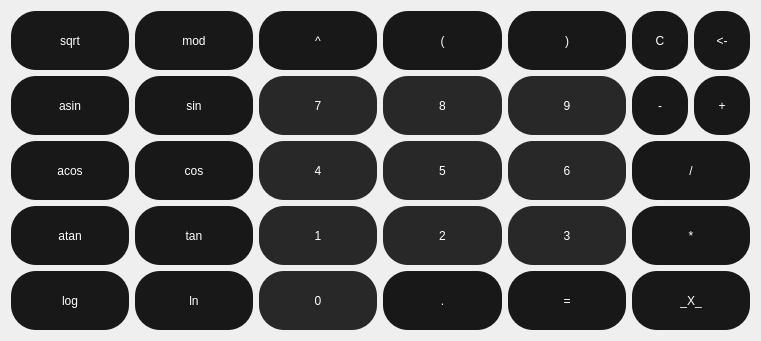
   <widget class="QWidget" name="gridLayoutWidget">
    <property name="geometry">
     <rect>
      <x>10</x>
      <y>160</y>
      <width>761</width>
      <height>341</height>
     </rect>
    </property>
    <layout class="QGridLayout" name="gridLayout">
     <item row="9" column="6">
      <widget class="QPushButton" name="pushButton_dot">
       <property name="enabled">
        <bool>true</bool>
       </property>
       <property name="sizePolicy">
        <sizepolicy hsizetype="Minimum" vsizetype="Expanding">
         <horstretch>0</horstretch>
         <verstretch>0</verstretch>
        </sizepolicy>
       </property>
       <property name="styleSheet">
        <string notr="true">

QPushButton{
border-radius: 25px; background-color: #181818;
color:white;
}

QPushButton:pressed {
background-color: #888888;
}
</string>
       </property>
       <property name="text">
        <string>.</string>
       </property>
      </widget>
     </item>
     <item row="3" column="4">
      <widget class="QPushButton" name="pushButton_sin">
       <property name="enabled">
        <bool>true</bool>
       </property>
       <property name="sizePolicy">
        <sizepolicy hsizetype="Minimum" vsizetype="Expanding">
         <horstretch>0</horstretch>
         <verstretch>0</verstretch>
        </sizepolicy>
       </property>
       <property name="styleSheet">
        <string notr="true">

QPushButton{
border-radius: 25px; background-color: #181818;
color:white;
}

QPushButton:pressed {
background-color: #888888;
}
</string>
       </property>
       <property name="text">
        <string>sin</string>
       </property>
       <attribute name="buttonGroup">
        <string notr="true">functions</string>
       </attribute>
      </widget>
     </item>
     <item row="5" column="7">
      <widget class="QPushButton" name="pushButton_6">
       <property name="enabled">
        <bool>true</bool>
       </property>
       <property name="sizePolicy">
        <sizepolicy hsizetype="Minimum" vsizetype="Expanding">
         <horstretch>0</horstretch>
         <verstretch>0</verstretch>
        </sizepolicy>
       </property>
       <property name="styleSheet">
        <string notr="true">
QPushButton{
border-radius: 25px; background-color: #282828;
color:white;
}

QPushButton:pressed {
background-color: #888888;
}

</string>
       </property>
       <property name="text">
        <string>6</string>
       </property>
       <attribute name="buttonGroup">
        <string notr="true">digits</string>
       </attribute>
      </widget>
     </item>
     <item row="5" column="6">
      <widget class="QPushButton" name="pushButton_5">
       <property name="enabled">
        <bool>true</bool>
       </property>
       <property name="sizePolicy">
        <sizepolicy hsizetype="Minimum" vsizetype="Expanding">
         <horstretch>0</horstretch>
         <verstretch>0</verstretch>
        </sizepolicy>
       </property>
       <property name="styleSheet">
        <string notr="true">
QPushButton{
border-radius: 25px; background-color: #282828;
color:white;
}

QPushButton:pressed {
background-color: #888888;
}

</string>
       </property>
       <property name="text">
        <string>5</string>
       </property>
       <attribute name="buttonGroup">
        <string notr="true">digits</string>
       </attribute>
      </widget>
     </item>
     <item row="0" column="6">
      <widget class="QPushButton" name="pushButton_open_bracket">
       <property name="enabled">
        <bool>true</bool>
       </property>
       <property name="sizePolicy">
        <sizepolicy hsizetype="Minimum" vsizetype="Expanding">
         <horstretch>0</horstretch>
         <verstretch>0</verstretch>
        </sizepolicy>
       </property>
       <property name="styleSheet">
        <string notr="true">

QPushButton{
border-radius: 25px; background-color: #181818;
color:white;
}

QPushButton:pressed {
background-color: #888888;
}
</string>
       </property>
       <property name="text">
        <string>(</string>
       </property>
       <attribute name="buttonGroup">
        <string notr="true">brackets</string>
       </attribute>
      </widget>
     </item>
     <item row="9" column="7">
      <widget class="QPushButton" name="pushButton_equal">
       <property name="enabled">
        <bool>true</bool>
       </property>
       <property name="sizePolicy">
        <sizepolicy hsizetype="Minimum" vsizetype="Expanding">
         <horstretch>0</horstretch>
         <verstretch>0</verstretch>
        </sizepolicy>
       </property>
       <property name="styleSheet">
        <string notr="true">

QPushButton{
border-radius: 25px; background-color: #181818;
color:white;
}

QPushButton:pressed {
background-color: #888888;
}
</string>
       </property>
       <property name="text">
        <string>=</string>
       </property>
      </widget>
     </item>
     <item row="7" column="3">
      <widget class="QPushButton" name="pushButton_atan">
       <property name="enabled">
        <bool>true</bool>
       </property>
       <property name="sizePolicy">
        <sizepolicy hsizetype="Minimum" vsizetype="Expanding">
         <horstretch>0</horstretch>
         <verstretch>0</verstretch>
        </sizepolicy>
       </property>
       <property name="styleSheet">
        <string notr="true">

QPushButton{
border-radius: 25px; background-color: #181818;
color:white;
}

QPushButton:pressed {
background-color: #888888;
}
</string>
       </property>
       <property name="text">
        <string>atan</string>
       </property>
       <attribute name="buttonGroup">
        <string notr="true">functions</string>
       </attribute>
      </widget>
     </item>
     <item row="7" column="5">
      <widget class="QPushButton" name="pushButton_1">
       <property name="enabled">
        <bool>true</bool>
       </property>
       <property name="sizePolicy">
        <sizepolicy hsizetype="Minimum" vsizetype="Expanding">
         <horstretch>0</horstretch>
         <verstretch>0</verstretch>
        </sizepolicy>
       </property>
       <property name="styleSheet">
        <string notr="true">
QPushButton{
border-radius: 25px; background-color: #282828;
color:white;
}

QPushButton:pressed {
background-color: #888888;
}

</string>
       </property>
       <property name="text">
        <string>1</string>
       </property>
       <attribute name="buttonGroup">
        <string notr="true">digits</string>
       </attribute>
      </widget>
     </item>
     <item row="7" column="7">
      <widget class="QPushButton" name="pushButton_3">
       <property name="enabled">
        <bool>true</bool>
       </property>
       <property name="sizePolicy">
        <sizepolicy hsizetype="Minimum" vsizetype="Expanding">
         <horstretch>0</horstretch>
         <verstretch>0</verstretch>
        </sizepolicy>
       </property>
       <property name="styleSheet">
        <string notr="true">
QPushButton{
border-radius: 25px; background-color: #282828;
color:white;
}

QPushButton:pressed {
background-color: #888888;
}

</string>
       </property>
       <property name="text">
        <string>3</string>
       </property>
       <attribute name="buttonGroup">
        <string notr="true">digits</string>
       </attribute>
      </widget>
     </item>
     <item row="5" column="3">
      <widget class="QPushButton" name="pushButton_acos">
       <property name="enabled">
        <bool>true</bool>
       </property>
       <property name="sizePolicy">
        <sizepolicy hsizetype="Minimum" vsizetype="Expanding">
         <horstretch>0</horstretch>
         <verstretch>0</verstretch>
        </sizepolicy>
       </property>
       <property name="styleSheet">
        <string notr="true">

QPushButton{
border-radius: 25px; background-color: #181818;
color:white;
}

QPushButton:pressed {
background-color: #888888;
}
</string>
       </property>
       <property name="text">
        <string>acos</string>
       </property>
       <attribute name="buttonGroup">
        <string notr="true">functions</string>
       </attribute>
      </widget>
     </item>
     <item row="7" column="6">
      <widget class="QPushButton" name="pushButton_2">
       <property name="enabled">
        <bool>true</bool>
       </property>
       <property name="sizePolicy">
        <sizepolicy hsizetype="Minimum" vsizetype="Expanding">
         <horstretch>0</horstretch>
         <verstretch>0</verstretch>
        </sizepolicy>
       </property>
       <property name="styleSheet">
        <string notr="true">
QPushButton{
border-radius: 25px; background-color: #282828;
color:white;
}

QPushButton:pressed {
background-color: #888888;
}

</string>
       </property>
       <property name="text">
        <string>2</string>
       </property>
       <attribute name="buttonGroup">
        <string notr="true">digits</string>
       </attribute>
      </widget>
     </item>
     <item row="0" column="4">
      <widget class="QPushButton" name="pushButton_mod">
       <property name="enabled">
        <bool>true</bool>
       </property>
       <property name="sizePolicy">
        <sizepolicy hsizetype="Minimum" vsizetype="Expanding">
         <horstretch>0</horstretch>
         <verstretch>0</verstretch>
        </sizepolicy>
       </property>
       <property name="styleSheet">
        <string notr="true">

QPushButton{
border-radius: 25px; background-color: #181818;
color:white;
}

QPushButton:pressed {
background-color: #888888;
}
</string>
       </property>
       <property name="text">
        <string>mod</string>
       </property>
       <attribute name="buttonGroup">
        <string notr="true">functions</string>
       </attribute>
      </widget>
     </item>
     <item row="3" column="5">
      <widget class="QPushButton" name="pushButton_7">
       <property name="enabled">
        <bool>true</bool>
       </property>
       <property name="sizePolicy">
        <sizepolicy hsizetype="Minimum" vsizetype="Expanding">
         <horstretch>0</horstretch>
         <verstretch>0</verstretch>
        </sizepolicy>
       </property>
       <property name="styleSheet">
        <string notr="true">
QPushButton{
border-radius: 25px; background-color: #282828;
color:white;
}

QPushButton:pressed {
background-color: #888888;
}

</string>
       </property>
       <property name="text">
        <string>7</string>
       </property>
       <attribute name="buttonGroup">
        <string notr="true">digits</string>
       </attribute>
      </widget>
     </item>
     <item row="5" column="4">
      <widget class="QPushButton" name="pushButton_cos">
       <property name="enabled">
        <bool>true</bool>
       </property>
       <property name="sizePolicy">
        <sizepolicy hsizetype="Minimum" vsizetype="Expanding">
         <horstretch>0</horstretch>
         <verstretch>0</verstretch>
        </sizepolicy>
       </property>
       <property name="styleSheet">
        <string notr="true">

QPushButton{
border-radius: 25px; background-color: #181818;
color:white;
}

QPushButton:pressed {
background-color: #888888;
}
</string>
       </property>
       <property name="text">
        <string>cos</string>
       </property>
       <attribute name="buttonGroup">
        <string notr="true">functions</string>
       </attribute>
      </widget>
     </item>
     <item row="0" column="7">
      <widget class="QPushButton" name="pushButton_close_bracket">
       <property name="enabled">
        <bool>true</bool>
       </property>
       <property name="sizePolicy">
        <sizepolicy hsizetype="Minimum" vsizetype="Expanding">
         <horstretch>0</horstretch>
         <verstretch>0</verstretch>
        </sizepolicy>
       </property>
       <property name="styleSheet">
        <string notr="true">

QPushButton{
border-radius: 25px; background-color: #181818;
color:white;
}

QPushButton:pressed {
background-color: #888888;
}
</string>
       </property>
       <property name="text">
        <string>)</string>
       </property>
       <attribute name="buttonGroup">
        <string notr="true">brackets</string>
       </attribute>
      </widget>
     </item>
     <item row="0" column="5">
      <widget class="QPushButton" name="pushButton_pow">
       <property name="enabled">
        <bool>true</bool>
       </property>
       <property name="sizePolicy">
        <sizepolicy hsizetype="Minimum" vsizetype="Expanding">
         <horstretch>0</horstretch>
         <verstretch>0</verstretch>
        </sizepolicy>
       </property>
       <property name="styleSheet">
        <string notr="true">

QPushButton{
border-radius: 25px; background-color: #181818;
color:white;
}

QPushButton:pressed {
background-color: #888888;
}
</string>
       </property>
       <property name="text">
        <string>^</string>
       </property>
       <attribute name="buttonGroup">
        <string notr="true">operators</string>
       </attribute>
      </widget>
     </item>
     <item row="7" column="9">
      <widget class="QPushButton" name="pushButton_mul">
       <property name="enabled">
        <bool>true</bool>
       </property>
       <property name="sizePolicy">
        <sizepolicy hsizetype="Minimum" vsizetype="Expanding">
         <horstretch>0</horstretch>
         <verstretch>0</verstretch>
        </sizepolicy>
       </property>
       <property name="styleSheet">
        <string notr="true">

QPushButton{
border-radius: 25px; background-color: #181818;
color:white;
}

QPushButton:pressed {
background-color: #888888;
}
</string>
       </property>
       <property name="text">
        <string>*</string>
       </property>
       <attribute name="buttonGroup">
        <string notr="true">operators</string>
       </attribute>
      </widget>
     </item>
     <item row="0" column="9">
      <layout class="QHBoxLayout" name="horizontalLayout_7">
       <item>
        <widget class="QPushButton" name="pushButton_clear">
         <property name="enabled">
          <bool>true</bool>
         </property>
         <property name="sizePolicy">
          <sizepolicy hsizetype="Minimum" vsizetype="Expanding">
           <horstretch>0</horstretch>
           <verstretch>0</verstretch>
          </sizepolicy>
         </property>
         <property name="styleSheet">
          <string notr="true">

QPushButton{
border-radius: 25px; background-color: #181818;
color:white;
}

QPushButton:pressed {
background-color: #888888;
}
</string>
         </property>
         <property name="text">
          <string>C</string>
         </property>
        </widget>
       </item>
       <item>
        <widget class="QPushButton" name="pushButton_backspace">
         <property name="enabled">
          <bool>true</bool>
         </property>
         <property name="sizePolicy">
          <sizepolicy hsizetype="Minimum" vsizetype="Expanding">
           <horstretch>0</horstretch>
           <verstretch>0</verstretch>
          </sizepolicy>
         </property>
         <property name="styleSheet">
          <string notr="true">

QPushButton{
border-radius: 25px; background-color: #181818;
color:white;
}

QPushButton:pressed {
background-color: #888888;
}
</string>
         </property>
         <property name="text">
          <string>&lt;-</string>
         </property>
        </widget>
       </item>
      </layout>
     </item>
     <item row="3" column="3">
      <widget class="QPushButton" name="pushButton_asin">
       <property name="enabled">
        <bool>true</bool>
       </property>
       <property name="sizePolicy">
        <sizepolicy hsizetype="Minimum" vsizetype="Expanding">
         <horstretch>0</horstretch>
         <verstretch>0</verstretch>
        </sizepolicy>
       </property>
       <property name="styleSheet">
        <string notr="true">

QPushButton{
border-radius: 25px; background-color: #181818;
color:white;
}

QPushButton:pressed {
background-color: #888888;
}
</string>
       </property>
       <property name="text">
        <string>asin</string>
       </property>
       <attribute name="buttonGroup">
        <string notr="true">functions</string>
       </attribute>
      </widget>
     </item>
     <item row="3" column="9">
      <layout class="QHBoxLayout" name="horizontalLayout">
       <item>
        <widget class="QPushButton" name="pushButton_minus">
         <property name="enabled">
          <bool>true</bool>
         </property>
         <property name="sizePolicy">
          <sizepolicy hsizetype="Minimum" vsizetype="Expanding">
           <horstretch>0</horstretch>
           <verstretch>0</verstretch>
          </sizepolicy>
         </property>
         <property name="styleSheet">
          <string notr="true">

QPushButton{
border-radius: 25px; background-color: #181818;
color:white;
}

QPushButton:pressed {
background-color: #888888;
}
</string>
         </property>
         <property name="text">
          <string>-</string>
         </property>
         <property name="checkable">
          <bool>false</bool>
         </property>
         <property name="checked">
          <bool>false</bool>
         </property>
         <property name="autoExclusive">
          <bool>false</bool>
         </property>
         <property name="autoDefault">
          <bool>false</bool>
         </property>
         <property name="default">
          <bool>false</bool>
         </property>
         <property name="flat">
          <bool>false</bool>
         </property>
         <attribute name="buttonGroup">
          <string notr="true">operators</string>
         </attribute>
        </widget>
       </item>
       <item>
        <widget class="QPushButton" name="pushButton_plus">
         <property name="enabled">
          <bool>true</bool>
         </property>
         <property name="sizePolicy">
          <sizepolicy hsizetype="Minimum" vsizetype="Expanding">
           <horstretch>0</horstretch>
           <verstretch>0</verstretch>
          </sizepolicy>
         </property>
         <property name="styleSheet">
          <string notr="true">

QPushButton{
border-radius: 25px; background-color: #181818;
color:white;
}

QPushButton:pressed {
background-color: #888888;
}
</string>
         </property>
         <property name="text">
          <string>+</string>
         </property>
         <attribute name="buttonGroup">
          <string notr="true">operators</string>
         </attribute>
        </widget>
       </item>
      </layout>
     </item>
     <item row="9" column="9">
      <widget class="QPushButton" name="pushButton_x">
       <property name="enabled">
        <bool>true</bool>
       </property>
       <property name="sizePolicy">
        <sizepolicy hsizetype="Minimum" vsizetype="Expanding">
         <horstretch>0</horstretch>
         <verstretch>0</verstretch>
        </sizepolicy>
       </property>
       <property name="styleSheet">
        <string notr="true">

QPushButton{
border-radius: 25px; background-color: #181818;
color:white;
}

QPushButton:pressed {
background-color: #888888;
}
</string>
       </property>
       <property name="text">
        <string>_X_</string>
       </property>
      </widget>
     </item>
     <item row="7" column="4">
      <widget class="QPushButton" name="pushButton_tan">
       <property name="enabled">
        <bool>true</bool>
       </property>
       <property name="sizePolicy">
        <sizepolicy hsizetype="Minimum" vsizetype="Expanding">
         <horstretch>0</horstretch>
         <verstretch>0</verstretch>
        </sizepolicy>
       </property>
       <property name="styleSheet">
        <string notr="true">

QPushButton{
border-radius: 25px; background-color: #181818;
color:white;
}

QPushButton:pressed {
background-color: #888888;
}
</string>
       </property>
       <property name="text">
        <string>tan</string>
       </property>
       <attribute name="buttonGroup">
        <string notr="true">functions</string>
       </attribute>
      </widget>
     </item>
     <item row="5" column="9">
      <layout class="QHBoxLayout" name="horizontalLayout_2">
       <item>
        <widget class="QPushButton" name="pushButton_div">
         <property name="enabled">
          <bool>true</bool>
         </property>
         <property name="sizePolicy">
          <sizepolicy hsizetype="Minimum" vsizetype="Expanding">
           <horstretch>0</horstretch>
           <verstretch>0</verstretch>
          </sizepolicy>
         </property>
         <property name="styleSheet">
          <string notr="true">

QPushButton{
border-radius: 25px; background-color: #181818;
color:white;
}

QPushButton:pressed {
background-color: #888888;
}
</string>
         </property>
         <property name="text">
          <string>/</string>
         </property>
         <attribute name="buttonGroup">
          <string notr="true">operators</string>
         </attribute>
        </widget>
       </item>
      </layout>
     </item>
     <item row="5" column="5">
      <widget class="QPushButton" name="pushButton_4">
       <property name="enabled">
        <bool>true</bool>
       </property>
       <property name="sizePolicy">
        <sizepolicy hsizetype="Minimum" vsizetype="Expanding">
         <horstretch>0</horstretch>
         <verstretch>0</verstretch>
        </sizepolicy>
       </property>
       <property name="styleSheet">
        <string notr="true">
QPushButton{
border-radius: 25px; background-color: #282828;
color:white;
}

QPushButton:pressed {
background-color: #888888;
}

</string>
       </property>
       <property name="text">
        <string>4</string>
       </property>
       <attribute name="buttonGroup">
        <string notr="true">digits</string>
       </attribute>
      </widget>
     </item>
     <item row="9" column="5">
      <widget class="QPushButton" name="pushButton_0">
       <property name="enabled">
        <bool>true</bool>
       </property>
       <property name="sizePolicy">
        <sizepolicy hsizetype="Minimum" vsizetype="Expanding">
         <horstretch>0</horstretch>
         <verstretch>0</verstretch>
        </sizepolicy>
       </property>
       <property name="styleSheet">
        <string notr="true">
QPushButton{
border-radius: 25px; background-color: #282828;
color:white;
}

QPushButton:pressed {
background-color: #888888;
}

</string>
       </property>
       <property name="text">
        <string>0</string>
       </property>
       <attribute name="buttonGroup">
        <string notr="true">digits</string>
       </attribute>
      </widget>
     </item>
     <item row="0" column="3">
      <widget class="QPushButton" name="pushButton_sqrt">
       <property name="enabled">
        <bool>true</bool>
       </property>
       <property name="sizePolicy">
        <sizepolicy hsizetype="Minimum" vsizetype="Expanding">
         <horstretch>0</horstretch>
         <verstretch>0</verstretch>
        </sizepolicy>
       </property>
       <property name="styleSheet">
        <string notr="true">

QPushButton{
border-radius: 25px; background-color: #181818;
color:white;
}

QPushButton:pressed {
background-color: #888888;
}
</string>
       </property>
       <property name="text">
        <string>sqrt</string>
       </property>
       <attribute name="buttonGroup">
        <string notr="true">functions</string>
       </attribute>
      </widget>
     </item>
     <item row="3" column="7">
      <widget class="QPushButton" name="pushButton_9">
       <property name="enabled">
        <bool>true</bool>
       </property>
       <property name="sizePolicy">
        <sizepolicy hsizetype="Minimum" vsizetype="Expanding">
         <horstretch>0</horstretch>
         <verstretch>0</verstretch>
        </sizepolicy>
       </property>
       <property name="styleSheet">
        <string notr="true">
QPushButton{
border-radius: 25px; background-color: #282828;
color:white;
}

QPushButton:pressed {
background-color: #888888;
}

</string>
       </property>
       <property name="text">
        <string>9</string>
       </property>
       <attribute name="buttonGroup">
        <string notr="true">digits</string>
       </attribute>
      </widget>
     </item>
     <item row="9" column="3">
      <widget class="QPushButton" name="pushButton_log10">
       <property name="enabled">
        <bool>true</bool>
       </property>
       <property name="sizePolicy">
        <sizepolicy hsizetype="Minimum" vsizetype="Expanding">
         <horstretch>0</horstretch>
         <verstretch>0</verstretch>
        </sizepolicy>
       </property>
       <property name="styleSheet">
        <string notr="true">

QPushButton{
border-radius: 25px; background-color: #181818;
color:white;
}

QPushButton:pressed {
background-color: #888888;
}
</string>
       </property>
       <property name="text">
        <string>log</string>
       </property>
       <attribute name="buttonGroup">
        <string notr="true">functions</string>
       </attribute>
      </widget>
     </item>
     <item row="3" column="6">
      <widget class="QPushButton" name="pushButton_8">
       <property name="enabled">
        <bool>true</bool>
       </property>
       <property name="sizePolicy">
        <sizepolicy hsizetype="Minimum" vsizetype="Expanding">
         <horstretch>0</horstretch>
         <verstretch>0</verstretch>
        </sizepolicy>
       </property>
       <property name="styleSheet">
        <string notr="true">
QPushButton{
border-radius: 25px; background-color: #282828;
color:white;
}

QPushButton:pressed {
background-color: #888888;
}

</string>
       </property>
       <property name="text">
        <string>8</string>
       </property>
       <attribute name="buttonGroup">
        <string notr="true">digits</string>
       </attribute>
      </widget>
     </item>
     <item row="9" column="4">
      <widget class="QPushButton" name="pushButton_ln">
       <property name="enabled">
        <bool>true</bool>
       </property>
       <property name="sizePolicy">
        <sizepolicy hsizetype="Minimum" vsizetype="Expanding">
         <horstretch>0</horstretch>
         <verstretch>0</verstretch>
        </sizepolicy>
       </property>
       <property name="styleSheet">
        <string notr="true">

QPushButton{
border-radius: 25px; background-color: #181818;
color:white;
}

QPushButton:pressed {
background-color: #888888;
}
</string>
       </property>
       <property name="text">
        <string>ln</string>
       </property>
       <attribute name="buttonGroup">
        <string notr="true">functions</string>
       </attribute>
      </widget>
     </item>
    </layout>
   </widget>
